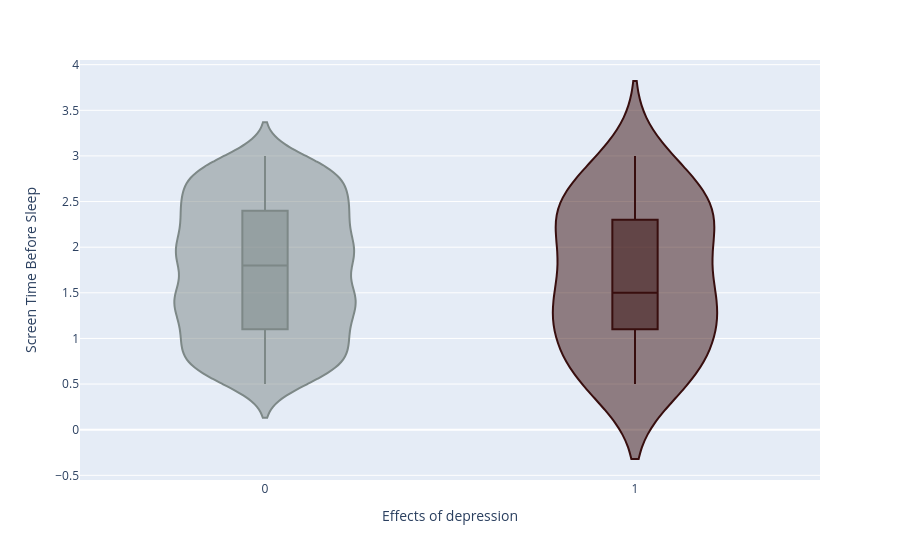

Write notebook code for a chart like this one.
### Code cell
#Soru 4: Depresyon riski taşıyan (depression_label = 1) ve taşımayan (0) kişilerin uyku öncesi ekran süreleri (screen_time_before_sleep) arasında belirgin bir fark var mı?
#Önerilen Grafik: Box Plot (Kutu Grafiği) veya Violin Plot - Aykırı değerleri (outliers) görmek için harikadır
fig=px.violin(
    df,
    x="depression_label",
    y="screen_time_before_sleep",
    color="depression_label",
    box=True,
    color_discrete_sequence=["#7d8887", "#380e0e"],
)
fig.update_layout(
    xaxis_title="Effects of depression",
    yaxis_title="Screen Time Before Sleep",
    showlegend=False
)
fig.show()

### Figure 1 — Plotly figure (JSON) as saved in the notebook; plotly's stock layout.template omitted (floating-point values rounded to 4 significant figures; data arrays with more than 128 entries replaced by an {"elided": "..."} marker saying what was removed)
{"data": [{"alignmentgroup": "True", "box": {"visible": true}, "hovertemplate": "depression_label=%{x}<br>screen_time_before_sleep=%{y}<extra></extra>", "legendgroup": "0", "marker": {"color": "#7d8887"}, "name": "0", "offsetgroup": "0", "orientation": "v", "scalegroup": "True", "showlegend": true, "type": "violin", "x": {"elided": "1169 int values"}, "x0": " ", "xaxis": "x", "y": {"elided": "1169 float values"}, "y0": " ", "yaxis": "y"}, {"alignmentgroup": "True", "box": {"visible": true}, "hovertemplate": "depression_label=%{x}<br>screen_time_before_sleep=%{y}<extra></extra>", "legendgroup": "1", "marker": {"color": "#380e0e"}, "name": "1", "offsetgroup": "1", "orientation": "v", "scalegroup": "True", "showlegend": true, "type": "violin", "x": [1, 1, 1, 1, 1, 1, 1, 1, 1, 1, 1, 1, 1, 1, 1, 1, 1, 1, 1, 1, 1, 1, 1, 1, 1, 1, 1, 1, 1, 1, 1], "x0": " ", "xaxis": "x", "y": [2.8, 0.5, 1.8, 2.8, 0.7, 2.5, 1.3, 1.5, 2.6, 1.8, 2.3, 0.9, 2.5, 1.1, 1.3, 1.4, 0.7, 2.3, 2.0, 1.5, 0.6, 1.1, 0.6, 2.1, 2.3, 2.1, 1.4, 3.0, 2.5, 1.2, 0.5], "y0": " ", "yaxis": "y"}], "layout": {"legend": {"title": {"text": "depression_label"}, "tracegroupgap": 0}, "margin": {"t": 60}, "showlegend": false, "violinmode": "overlay", "xaxis": {"anchor": "y", "categoryarray": [0, 1], "categoryorder": "array", "domain": [0, 1], "title": {"text": "Effects of depression"}}, "yaxis": {"anchor": "x", "domain": [0, 1], "title": {"text": "Screen Time Before Sleep"}}}}
